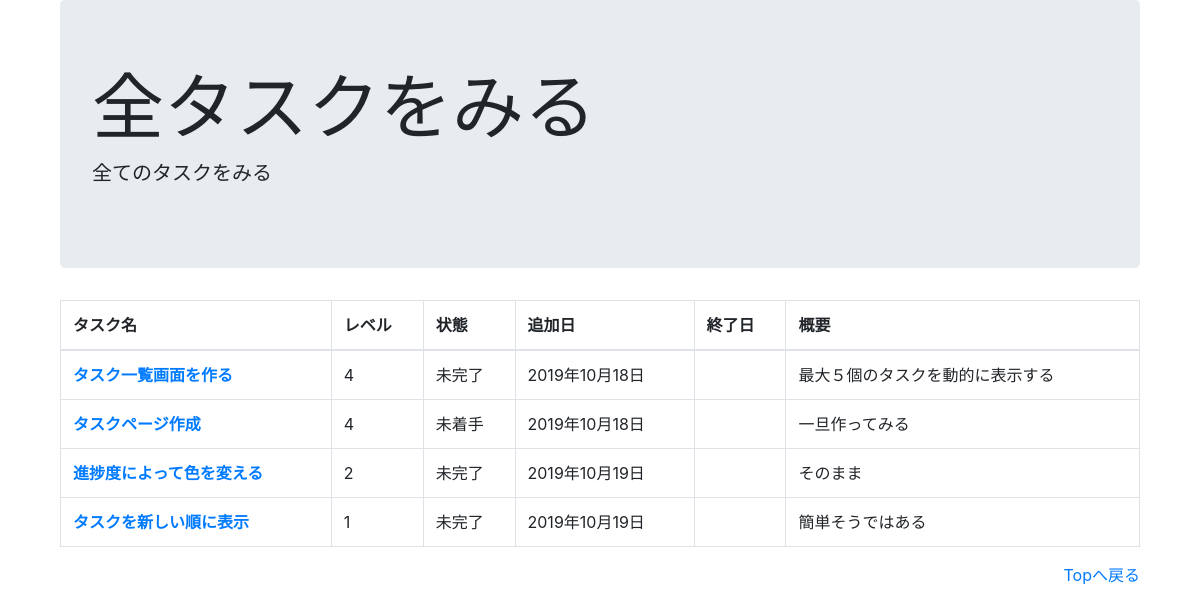
Before: /all_tasks with the older database file.
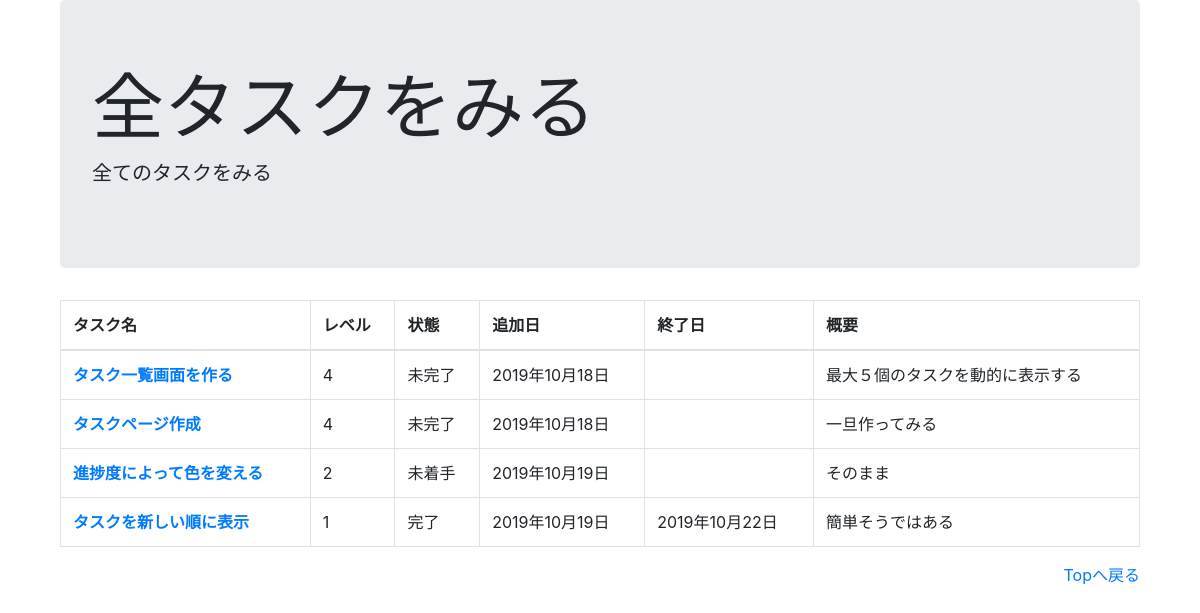
After: the same page with the newer database file.
### mng/models.py (models this page shows, shortened)
class task(models.Model):
    name = models.CharField(max_length=20)
    level = models.IntegerField(default=1)
    overview = models.CharField(max_length=100)
    condition = models.IntegerField(choices=CONDITION_CHOICEES,
                                    blank=True, null=True)
    add_date = models.DateField(blank=True, null=True)
    end_date = models.DateField(blank=True, null=True)

### mng/views.py (the view)
# urls.py: path('all_tasks', views.all_tasks, name='all_tasks'),
def all_tasks(request):
    ts = task.objects.all()
    return render(request, 'mng/all_tasks.html', {"all_tasks": ts})

### mng/templates/mng/all_tasks.html (shortened to what this page needs)
{% extends 'mng/base.html' %}
{% load static %}
{% block display %}全タスクをみる
{% endblock display %}
{% block lead %}全てのタスクをみる
{% endblock lead %}
{% block content %}
{% if all_tasks %}
<div class="container">
    <form action="#" method="post">
        <table class="table table-bordered">
            <thead>
            <tr>
                <th scope="col">タスク名</th>
                <th scope="col">レベル</th>
                <th scope="col">状態</th>
                <th scope="col">追加日</th>
                <th scope="col">終了日</th>
                <th scope="col">概要</th>
            </tr>
            </thead>
            <tbody>
            {% for task in all_tasks %}
            <tr>
                <th scope="row"><a href="{% url 'mng:task_edit' task.id %}">
                    {{task.name}}</a></th>
                <td>{{task.level}}</td>
                <td>{{task.get_condition_display}}</td>
                <td>{{task.add_date|date:'Y年m月d日'}}</td>
                <td>{{task.end_date|date:'Y年m月d日'}}</td>
                <td>{{task.overview}}</td>
            </tr>
            {% endfor %}
            </tbody>
        </table>
    </form>
</div>
{% endif %}
{% endblock content %}

Changed rows visible on the page:
changed task "タスクページ作成": condition "未着手" → "未完了"
changed task "進捗度によって色を変える": condition "未完了" → "未着手"
changed task "タスクを新しい順に表示": condition "未完了" → "完了"; end_date (not shown) → "2019年10月22日"
